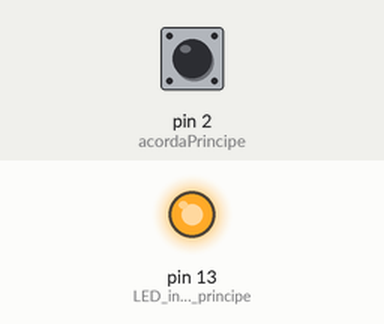
Bench run of a sketch on a simulated Arduino Uno, built with avr-gcc and run on an emulated ATmega328P. On the bench: output pins drawn as LEDs (lit = HIGH). The test bench sets the inputs (shaded band); at power-on: pin 2 (acordaPrincipe) HIGH. Sleep ends after the set time or at an interrupt.

Above: at 0.1 s.
At 5.1 s:
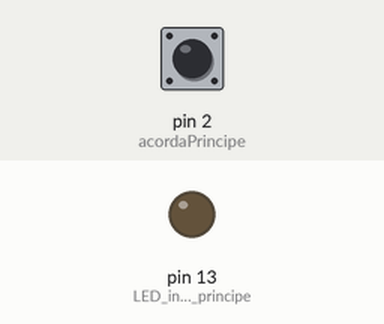
Timing chart, 0 to 6.6 s (numbered marks = the images above):
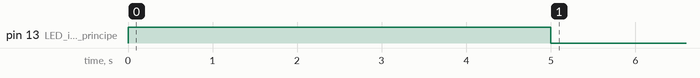

The sketch:

Sleep.ino
```cpp
#include <avr/sleep.h>

#define acordaPrincipe 2 //Pin 2 acorda o principe

void setup() {
  pinMode(LED_BUILTIN,OUTPUT);          // LED indica que o principe acordou
  pinMode(acordaPrincipe,INPUT_PULLUP); // Pino 2 para acordar o principe
  attachInterrupt(0, Acorda_Principe, FALLING);
  // _attachInterrupt(numero_interrupcao,funcao, modo)
  // numero_interrupcao = 0 => interrupcao externa pino 2
}

void loop() {
  digitalWrite(LED_BUILTIN,HIGH); //Principe acordado
  delay(5000);                    //Fica acordado 5 segundos
  Dorme_Principe();
}

void Dorme_Principe(){
    sleep_enable();                     // Habilita Sleep
    set_sleep_mode(SLEEP_MODE_PWR_DOWN);// Estabelece full sleep
    digitalWrite(LED_BUILTIN,LOW);      // Principe vai dormir....
    sleep_cpu();                        // Principe a domir....
  }

void Acorda_Principe(){
  sleep_disable();   //Acorda principe
  detachInterrupt(0); //Inativa interrupções;
}
```

Measured:
- by itself, pin 13 (LED_indica_que_o_principe): LOW → HIGH at 0.00 s, → LOW 5.0 s later
